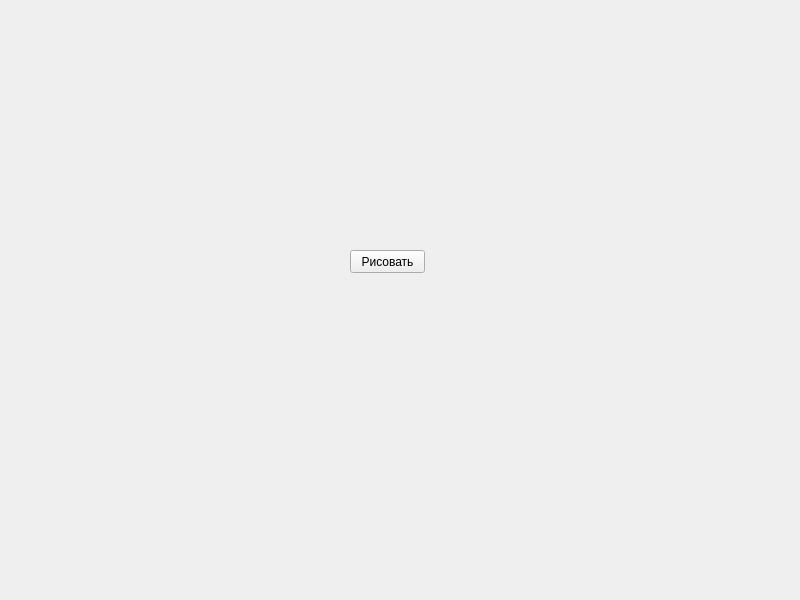
<?xml version="1.0" encoding="UTF-8"?>
<ui version="4.0">
 <class>MainWindow</class>
 <widget class="QMainWindow" name="MainWindow">
  <property name="geometry">
   <rect>
    <x>0</x>
    <y>0</y>
    <width>800</width>
    <height>600</height>
   </rect>
  </property>
  <property name="windowTitle">
   <string>MainWindow</string>
  </property>
  <widget class="QWidget" name="centralwidget">
   <widget class="QPushButton" name="pushButton">
    <property name="geometry">
     <rect>
      <x>350</x>
      <y>250</y>
      <width>75</width>
      <height>23</height>
     </rect>
    </property>
    <property name="text">
     <string>Рисовать</string>
    </property>
   </widget>
  </widget>
 </widget>
 <resources/>
 <connections/>
</ui>
